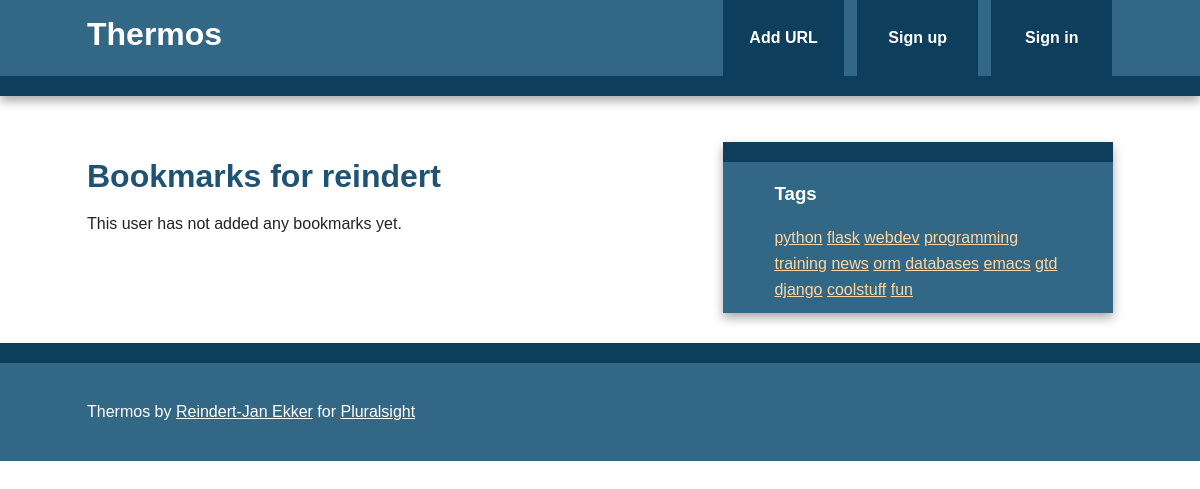
The page /bookmarks/user/reindert on the database its author committed.
### thermos/models.py (models this page shows, shortened)
class User(db.Model, UserMixin):
    id = db.Column(db.Integer, primary_key=True)
    username = db.Column(db.String(80), unique=True)
    email = db.Column(db.String(120), unique=True)
    bookmarks = db.relationship('Bookmark', backref='user', lazy='dynamic')
    password_hash = db.Column(db.String)
    @property
    def password(self):
        raise AttributeError('password: write-only field')

class Tag(db.Model):
    id = db.Column(db.Integer, primary_key=True)
    name = db.Column(db.String(25), nullable=False, unique=True, index=True)
    @staticmethod
    def all():
        return Tag.query.all()
    def __repr__(self):
        return self.name

### thermos/bookmarks/views.py (the view)
@bookmarks.route('/user/<username>')
def user(username):
    user = User.query.filter_by(username=username).first_or_404()
    return render_template('user.html', user=user)

### thermos/main/views.py (called while the page is built)
@main.app_context_processor
def inject_tags():
    return dict(all_tags=Tag.all)

### thermos/templates/user.html (shortened to what this page needs)
{% extends "base.html" %}
{% import "paginate_macros.html" as paginate %}
{% block content %}
    <article>
        <header>
             <h1>Bookmarks for {{ user.username }}</h1>
            {% if bookmarks|length > 0 %}
                {% include "bookmark_list.html" %}
            {% else %}
                This user has not added any bookmarks yet.
            {% endif %}
        </header>
    </article>
{% endblock %}

### thermos/templates/base.html (shortened to what this page needs)
<!DOCTYPE html>
<html class="no-js">
    <head>
        {% block styles %}
            <link rel="stylesheet" href="{{ url_for('static', filename='css/normalize.min.css') }}">
            <link rel="stylesheet" href="{{ url_for('static', filename='css/main.css') }}">
        {% endblock %}
    </head>
    <body>
        <div class="header-container">
            <header class="wrapper clearfix">
                <a href="{{ url_for('main.index') }}"><h1 class="title">Thermos</h1></a>
                <nav>
                    <ul>
                        <li><a href="{{ url_for('bookmarks.add') }}">Add URL</a></li>
                        {% if current_user.is_authenticated() %}
                            <li><a href="{{ url_for('bookmarks.user', username=current_user.username) }}">
                                My Links</a></li>
                            <li><a href="{{ url_for('auth.logout') }}">Sign out</a></li>
                        {% else %}
                            <li><a href="{{ url_for('auth.signup') }}">Sign up</a></li>
                            <li><a href="{{ url_for('auth.login') }}">Sign in</a></li>
                        {% endif %}
                    </ul>
                </nav>
            </header>
        </div>
        <div class="main-container">
            <div class="main wrapper clearfix">
                {%  block content %}
                {%  endblock %}
                {% block sidebar %}
                    <aside>
                        <h3>Tags</h3>
                            {% for t in all_tags() %}
                                <a href="{{ url_for('bookmarks.tag', name=t) }}">{{ t }}</a>
                            {% endfor %}
                    </aside>
                {% endblock %}
            </div>
        </div>
        <div class="footer-container">
            <footer class="wrapper">
                <p>Thermos by <a href="http://www.rjekker.nl">Reindert-Jan Ekker</a> for <a href="http://www.pluralsight.com">Pluralsight</a></p>
            </footer>
        </div>
    </body>
</html>

### thermos/static/css/main.css (style rules this page uses)
html, button, input, select, textarea { color: #222; }
html { font-size: 1em; line-height: 1.4; }
body { font: 16px/26px Helvetica, Helvetica Neue, Arial; }
.wrapper { width: 90%; margin: 0 5%; }
.header-container { border-bottom: 20px solid #0D3E5B; }
.footer-container, .main aside { border-top: 20px solid #0D3E5B; }
.header-container, .footer-container, .main aside { background: #326786; }
.title { color: white; }
nav ul { margin: 0; padding: 0; }
nav a { display: block; margin-bottom: 10px; padding: 15px 0; text-align: center; text-decoration: none; font-weight: bold; color: white; background: #0D3E5B; }
.main { padding: 30px 0; }
.main article h1 { font-size: 2em; }
.main aside { color: white; padding: 0 5% 10px; }
.footer-container footer { color: white; padding: 20px 0; }
a, a:visited { color: #1E5373; }
aside a { color: #FFD6A3; }
h1, h2, h3, h4, h5, h6 { color: #1E5373; }
.main aside h3, footer h3, footer a, footer a:visited { color: white; }
@media only screen and (min-width: 480px) { nav a { float: left; width: 27%; margin: 0 1.7%; padding: 25px 2%; margin-bottom: 0; } }
@media only screen and (min-width: 480px) { nav li:first-child a { margin-left: 0; } }
@media only screen and (min-width: 480px) { nav li:last-child a { margin-right: 0; } }
@media only screen and (min-width: 480px) { nav ul li { display: inline; } }
@media only screen and (min-width: 768px) { .header-container, .main aside { -webkit-box-shadow: 0 5px 10px #aaa; -moz-box-shadow: 0 5px 10px #aaa; box-shadow: 0 5px 10px #aaa; } }
@media only screen and (min-width: 768px) { .title { float: left; } }
@media only screen and (min-width: 768px) { nav { float: right; width: 38%; } }
@media only screen and (min-width: 768px) { .main article { float: left; width: 57%; } }
@media only screen and (min-width: 768px) { .main aside { float: right; width: 28%; } }
@media only screen and (min-width: 1140px) { .wrapper { width: 1026px; margin: 0 auto; } }
.clearfix:before, .clearfix:after { content: " "; display: table; }
.clearfix:after { clear: both; }
.clearfix { *zoom: 1; }

### rows shown on the page
User: username "reindert"
Tag: name "python"
Tag: name "flask"
Tag: name "webdev"
Tag: name "programming"
Tag: name "training"
Tag: name "news"
Tag: name "orm"
Tag: name "databases"
Tag: name "emacs"
Tag: name "gtd"
Tag: name "django"
Tag: name "coolstuff"
Tag: name "fun"
